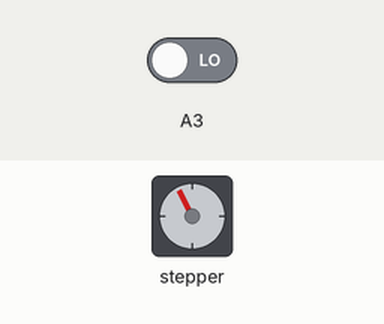
Recording of a program running on a simulated Arduino Nano, built with avr-gcc and run on an emulated ATmega328P. Parts: stepper motor. Inputs (shaded band) come from the test bench; at power-on: A3 LOW. Stepper angles assume 3200 steps per turn; what the program prints to the serial monitor is not drawn.

Above: at 3.4 s.
3.5 s: A3 driven HIGH
At 4.5 s:
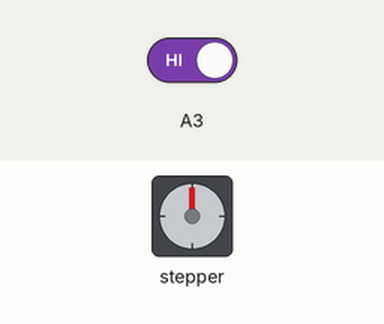
5.3 s: A3 driven LOW
At 5.49 s:
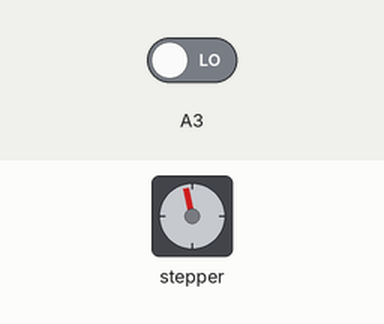
At 6.39 s:
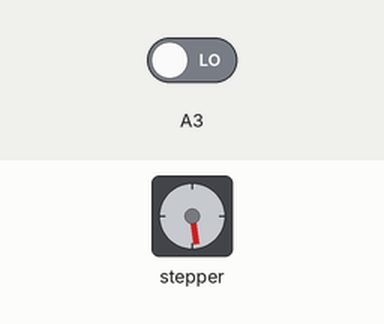
Timing chart, 0 to 19.5 s (numbered marks = the images above; inputs shaded):
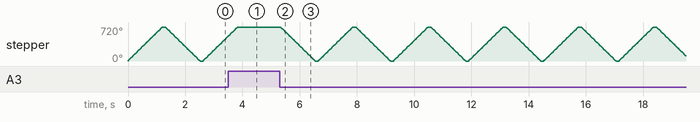

Measured:
- after the input at 3.5 s, stepper: goes on until 3.8 s, then stays 720°
- after the input at 5.3 s, stepper: turns 720° counter-clockwise in 1.2 s, then 720° clockwise in 1.2 s, repeating every 2.6 s
- by itself, stepper: turns 720° clockwise in 1.2 s, then 720° counter-clockwise in 1.2 s, then 524° clockwise in 0.86 s

The program:

main.cpp
```cpp
// (licence header left out)
#include <Arduino.h>
#include "Stepper_Motor_Control.h"
#include "Read_button_status.h"

Stepper_motor_control stepper_motor(200, 50, A2, A1, A0, 10, 11, 12);       //默认参数初始化
Read_button_status button(A3);
int control_flag = 0;       //控制标志位

void setup() {

    Serial.begin(115200);
    Serial.println("start...");
    stepper_motor.set_motor(100, 16, true);    //设置电机转速，细分，使能引脚状态


}


void loop() {
    int button_status = button.read_button_status();    //读取按键状态
    if (button_status == 0){
        control_flag++;
        if (control_flag % 2 == 0){
            stepper_motor.control_motor(2, -1);     //控制电机旋转
        }
        else{
            stepper_motor.control_motor(2, 1);     //控制电机旋转
        }
    }

    delay(100);

}
```

Read_button_status.h
```cpp
// (licence header left out)
#ifndef __READ_BUTTON_STATUS_H
#define __READ_BUTTON_STATUS_H


/**
 * @Author: wds-dxh wdsnpshy@163.com
 * @Date: 2024-03-16 11:50:24
 * @description: 读取按键状态类
 * @return {*}
 */
class Read_button_status
{
    private:
        int button_pin;
    public:
        Read_button_status(int button_pin = A3);
        ~Read_button_status();
        bool read_button_status();
};

#endif
```

Stepper_motor_control.h
```cpp
#ifndef __STEPPER_MOTOR_CONTROL_H
#define __STEPPER_MOTOR_CONTROL_HsetMicrostep

#include "A4988.h"
#include "Arduino.h"
class Stepper_motor_control
{
    private:
        A4988 stepper;
        uint8_t MOTOR_STEPS;
        uint8_t RPM;
        int DIR;
        int STEP;
        int SLEEP;
        uint8_t MS1;
        uint8_t MS2;
        uint8_t MS3;

    public:
        //构造函数
        Stepper_motor_control(uint8_t MOTOR_STEPS,uint8_t RPM, int DIR, int STEP, int SLEEP, uint8_t MS1, uint8_t MS2, uint8_t MS3);
        //设置目标电机转速，细分，使能引脚状态
        void set_motor(int RPM, int microstep, int enable);
        //控制电机旋转
        void control_motor(int circle, int direction);

};


#endif
```

Read_button_status..cpp
```cpp
// (licence header left out)
#include <Arduino.h>
#include "Read_button_status.h"


/**
 * @Author: wds-dxh wdsnpshy@163.com
 * @Date: 2024-03-16 11:52:46
 * @description: 初始化按键引脚
 * @param {int} button_pin
 * @return {*}
 */
Read_button_status::Read_button_status(int button_pin)
{
    this->button_pin = button_pin;      //初始化按键引脚
    pinMode(button_pin, INPUT);         //设置按键引脚为输入
}


/**
 * @Author: wds-dxh wdsnpshy@163.com
 * @Date: 2024-03-16 11:54:47
 * @description: 释放按键引脚
 * @return {*}
 */
Read_button_status::~Read_button_status()
{
    //释放按键引脚：无需释放
}


/**
 * @Author: wds-dxh wdsnpshy@163.com
 * @Date: 2024-03-16 11:53:21
 * @description: 返回按键状态
 * @return {*}
 */
bool Read_button_status::read_button_status()
{
    return digitalRead(button_pin);     //读取按键状态
}
```

Stepper_motor_control.cpp
```cpp
// (licence header left out)
#include "Stepper_Motor_Control.h"
/**
 * @Author: wds-dxh wdsnpshy@163.com
 * @Date: 2024-03-13 21:46:48
 * @description: a4988控制步进电机初始化
 * @param {int} MOTOR_STEPS 步进电机步数
 * @param {int} RPM         电机转速
 * @param {int} DIR         电机方向
 * @param {int} STEP        电机脉冲
 * @param {int} SLEEP       电机使能
 * @param {int} MS1         电机细分
 * @param {int} MS2         电机细分
 * @param {int} MS3         电机细分
 * @return {*}
 */
Stepper_motor_control :: Stepper_motor_control(uint8_t MOTOR_STEPS,uint8_t RPM, int DIR, int STEP, int SLEEP, uint8_t MS1, uint8_t MS2, uint8_t MS3)
    :stepper(MOTOR_STEPS, DIR, STEP, SLEEP, MS1, MS2, MS3){
    //初始化步进电机
    this->MOTOR_STEPS = MOTOR_STEPS;
    this->RPM = RPM;
    this->DIR = DIR;
    this->STEP = STEP;
    this->SLEEP = SLEEP;
    this->MS1 = MS1;
    this->MS2 = MS2;
    this->MS3 = MS3;

}


/**
 * @Author: wds-dxh wdsnpshy@163.com
 * @Date: 2024-03-13 21:57:58
 * @description: 设置电机转速，细分，使能引脚状态
 * @param {int} RPM         电机转速
 * @param {int} microstep   电机细分
 * @param {int} enable      电机使能
 * @return {*}
 */
void Stepper_motor_control :: set_motor(int RPM, int microstep, int enable){

    stepper.begin(RPM);
    stepper.setMicrostep(microstep);
    stepper.setEnableActiveState(LOW);
    if (enable == true){
        stepper.enable();
    }
    else{
        stepper.disable();
    }
}

/**
 * @Author: wds-dxh wdsnpshy@163.com
 * @Date: 2024-03-13 22:02:47
 * @description: 控制步进电机旋转
 * @param {int} circle
 * @param {int} direction
 * @return {*}
 */
void Stepper_motor_control :: control_motor(int circle, int direction){

    //电机旋转circle圈，方向为direction
    stepper.rotate(circle * 360 * direction);

}
```
